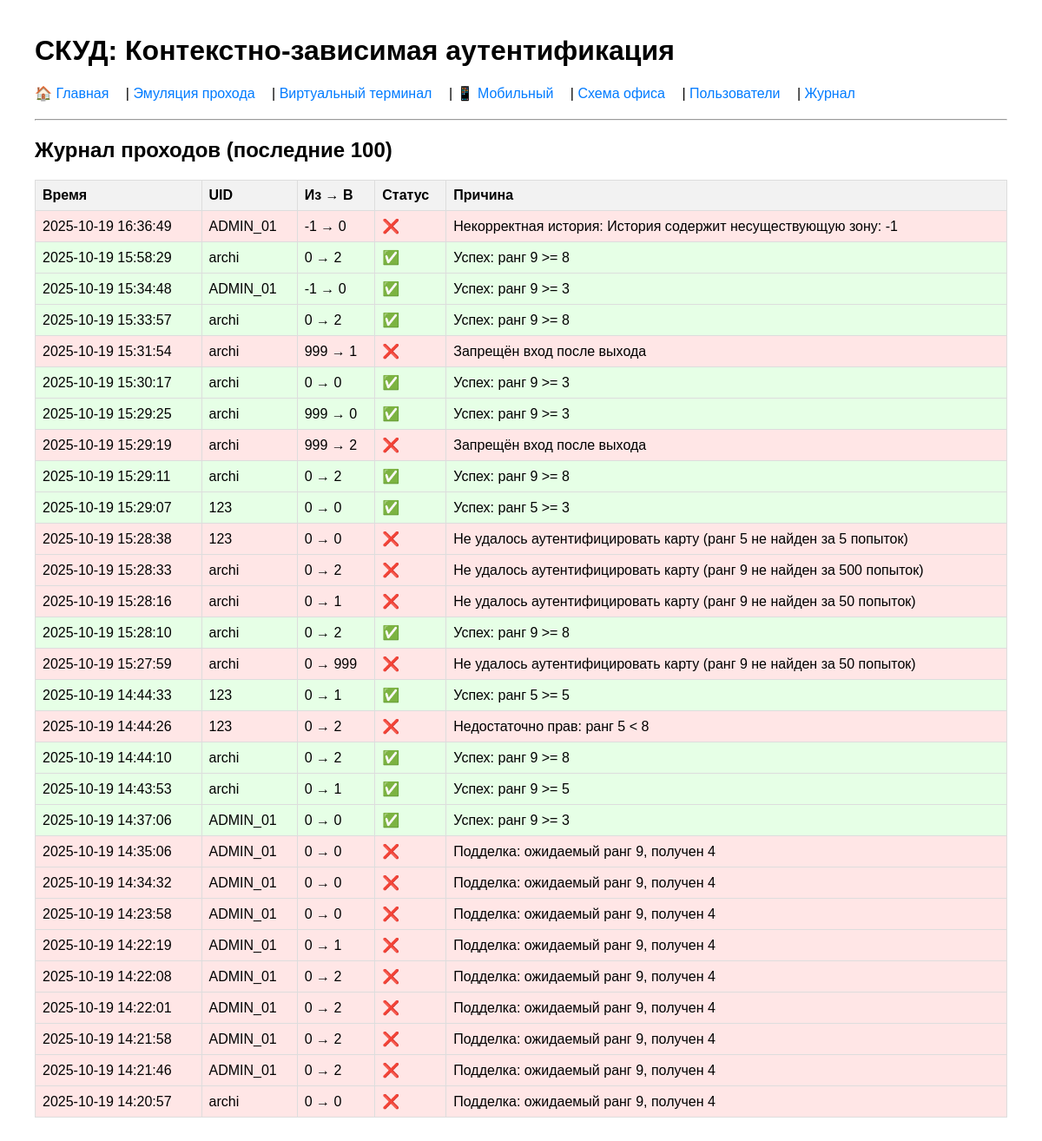
The page /logs on the database as committed earlier.
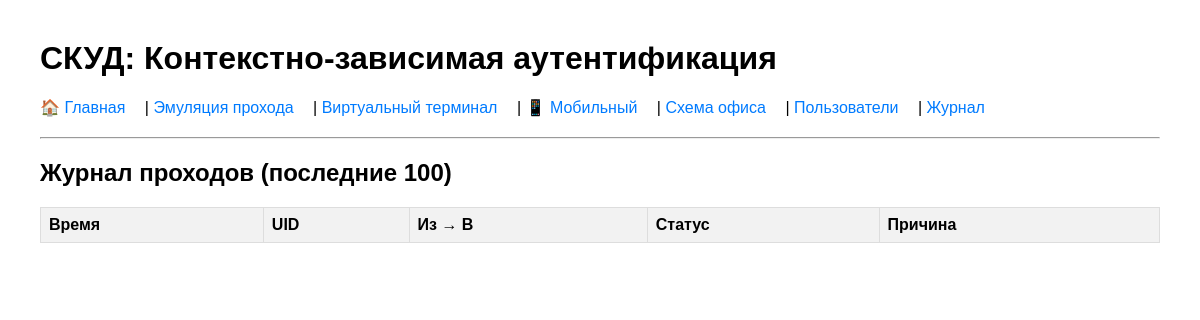
The same page on the database as committed later.
### tables this page shows
CREATE TABLE access_logs (
            id INTEGER PRIMARY KEY AUTOINCREMENT,
            uid TEXT NOT NULL,
            zone_from INTEGER NOT NULL,
            zone_to INTEGER NOT NULL,
            success INTEGER NOT NULL,
            reason TEXT,
            timestamp DATETIME DEFAULT CURRENT_TIMESTAMP
        );

### app.py (the view)
@app.route('/logs')
def logs():
    logs_list = get_recent_logs(100)
    return render_template('logs.html', logs=logs_list)

### database.py (called while the page is built)
def get_connection():
    conn = sqlite3.connect(DB_PATH)
    conn.row_factory = sqlite3.Row
    conn.execute("PRAGMA foreign_keys = ON")
    return conn

def get_recent_logs(limit: int = 100):
    conn = get_connection()
    cursor = conn.cursor()
    cursor.execute(
        "SELECT * FROM access_logs ORDER BY timestamp DESC LIMIT ?",
        (limit,)
    )
    logs = cursor.fetchall()
    conn.close()
    return logs

### templates/logs.html
{% extends "base.html" %}
{% block content %}
<h2>Журнал проходов (последние 100)</h2>
<table>
    <tr>
        <th>Время</th><th>UID</th><th>Из → В</th><th>Статус</th><th>Причина</th>
    </tr>
    {% for log in logs %}
    <tr style="background: {% if log.success %}#e6ffe6{% else %}#ffe6e6{% endif %}">
        <td>{{ log.timestamp }}</td>
        <td>{{ log.uid }}</td>
        <td>{{ log.zone_from }} → {{ log.zone_to }}</td>
        <td>{% if log.success %}✅{% else %}❌{% endif %}</td>
        <td>{{ log.reason }}</td>
    </tr>
    {% endfor %}
</table>
{% endblock %}

Rows that differ between the two databases and show on the page:
removed access_logs: timestamp "2025-10-19 16:36:49", uid "ADMIN_01", zone_from "-1", zone_to "0", reason "Некорректная история: История содержит несуществующую зону: -1"
removed access_logs: timestamp "2025-10-19 15:58:29", uid "archi", zone_from "0", zone_to "2", reason "Успех: ранг 9 >= 8", success 1 (drawn)
removed access_logs: timestamp "2025-10-19 15:34:48", uid "ADMIN_01", zone_from "-1", zone_to "0", reason "Успех: ранг 9 >= 3", success 1 (drawn)
removed access_logs: timestamp "2025-10-19 15:33:57", uid "archi", zone_from "0", zone_to "2", reason "Успех: ранг 9 >= 8", success 1 (drawn)
removed access_logs: timestamp "2025-10-19 15:31:54", uid "archi", zone_from "999", zone_to "1", reason "Запрещён вход после выхода"
removed access_logs: timestamp "2025-10-19 15:30:17", uid "archi", zone_from "0", zone_to "0", reason "Успех: ранг 9 >= 3", success 1 (drawn)
removed access_logs: timestamp "2025-10-19 15:29:25", uid "archi", zone_from "999", zone_to "0", reason "Успех: ранг 9 >= 3", success 1 (drawn)
removed access_logs: timestamp "2025-10-19 15:29:19", uid "archi", zone_from "999", zone_to "2", reason "Запрещён вход после выхода"
removed access_logs: timestamp "2025-10-19 15:29:11", uid "archi", zone_from "0", zone_to "2", reason "Успех: ранг 9 >= 8", success 1 (drawn)
removed access_logs: timestamp "2025-10-19 15:29:07", uid "123", zone_from "0", zone_to "0", reason "Успех: ранг 5 >= 3", success 1 (drawn)
removed access_logs: timestamp "2025-10-19 15:28:38", uid "123", zone_from "0", zone_to "0", reason "Не удалось аутентифицировать карту (ранг 5 не найден за 5 попыток)"
removed access_logs: timestamp "2025-10-19 15:28:33", uid "archi", zone_from "0", zone_to "2", reason "Не удалось аутентифицировать карту (ранг 9 не найден за 500 попыток)"
removed access_logs: timestamp "2025-10-19 15:28:16", uid "archi", zone_from "0", zone_to "1", reason "Не удалось аутентифицировать карту (ранг 9 не найден за 50 попыток)"
removed access_logs: timestamp "2025-10-19 15:28:10", uid "archi", zone_from "0", zone_to "2", reason "Успех: ранг 9 >= 8", success 1 (drawn)
removed access_logs: timestamp "2025-10-19 15:27:59", uid "archi", zone_from "0", zone_to "999", reason "Не удалось аутентифицировать карту (ранг 9 не найден за 50 попыток)"
removed access_logs: timestamp "2025-10-19 14:44:33", uid "123", zone_from "0", zone_to "1", reason "Успех: ранг 5 >= 5", success 1 (drawn)
removed access_logs: timestamp "2025-10-19 14:44:26", uid "123", zone_from "0", zone_to "2", reason "Недостаточно прав: ранг 5 < 8"
removed access_logs: timestamp "2025-10-19 14:44:10", uid "archi", zone_from "0", zone_to "2", reason "Успех: ранг 9 >= 8", success 1 (drawn)
removed access_logs: timestamp "2025-10-19 14:43:53", uid "archi", zone_from "0", zone_to "1", reason "Успех: ранг 9 >= 5", success 1 (drawn)
removed access_logs: timestamp "2025-10-19 14:37:06", uid "ADMIN_01", zone_from "0", zone_to "0", reason "Успех: ранг 9 >= 3", success 1 (drawn)
removed access_logs: timestamp "2025-10-19 14:35:06", uid "ADMIN_01", zone_from "0", zone_to "0", reason "Подделка: ожидаемый ранг 9, получен 4"
removed access_logs: timestamp "2025-10-19 14:34:32", uid "ADMIN_01", zone_from "0", zone_to "0", reason "Подделка: ожидаемый ранг 9, получен 4"
removed access_logs: timestamp "2025-10-19 14:23:58", uid "ADMIN_01", zone_from "0", zone_to "0", reason "Подделка: ожидаемый ранг 9, получен 4"
removed access_logs: timestamp "2025-10-19 14:22:19", uid "ADMIN_01", zone_from "0", zone_to "1", reason "Подделка: ожидаемый ранг 9, получен 4"
removed access_logs: timestamp "2025-10-19 14:22:08", uid "ADMIN_01", zone_from "0", zone_to "2", reason "Подделка: ожидаемый ранг 9, получен 4"
removed access_logs: timestamp "2025-10-19 14:22:01", uid "ADMIN_01", zone_from "0", zone_to "2", reason "Подделка: ожидаемый ранг 9, получен 4"
removed access_logs: timestamp "2025-10-19 14:21:58", uid "ADMIN_01", zone_from "0", zone_to "2", reason "Подделка: ожидаемый ранг 9, получен 4"
removed access_logs: timestamp "2025-10-19 14:21:46", uid "ADMIN_01", zone_from "0", zone_to "2", reason "Подделка: ожидаемый ранг 9, получен 4"
removed access_logs: timestamp "2025-10-19 14:20:57", uid "archi", zone_from "0", zone_to "0", reason "Подделка: ожидаемый ранг 9, получен 4"
